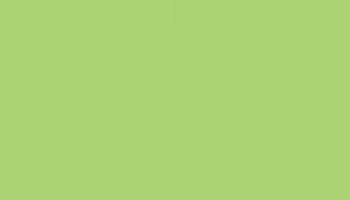
Frame 1 (no input)
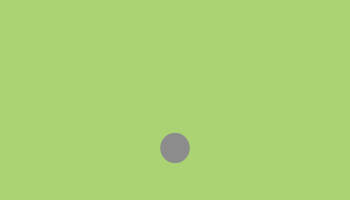
Frame 60 (the mouse pressed at the canvas centre just before this capture)
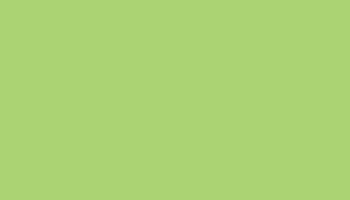
Frame 120 (the mouse held since frame 60 and released just before this capture)

The Processing sketch that drew these frames (run headless with seeded random() and noise(); from frame 60 on, the mouse is pressed at the canvas centre):

// Processing sketch: processing_52858
// ── processing_52858.pde

float gravity = 0.6;
float friction = -0.8;
float y;
  float diameter=30;
   float vy = 0;
  int id;
void setup() 
{
  size(350, 200);
  noStroke();
  smooth();
  }

void draw() 
{
  background(#acd373);
  
    vy += gravity;
     y += vy;
  
    if (y >= height-10) {
      y = height - 10;
      vy *= friction; 
      fill(140);
    ellipse(175, y, 40, 20);
    } 
    else if (y + diameter/2 < height) {
     fill(140);
    ellipse(175, y, abs(y/5), (60-abs(y/5)));
    }
    
  }
